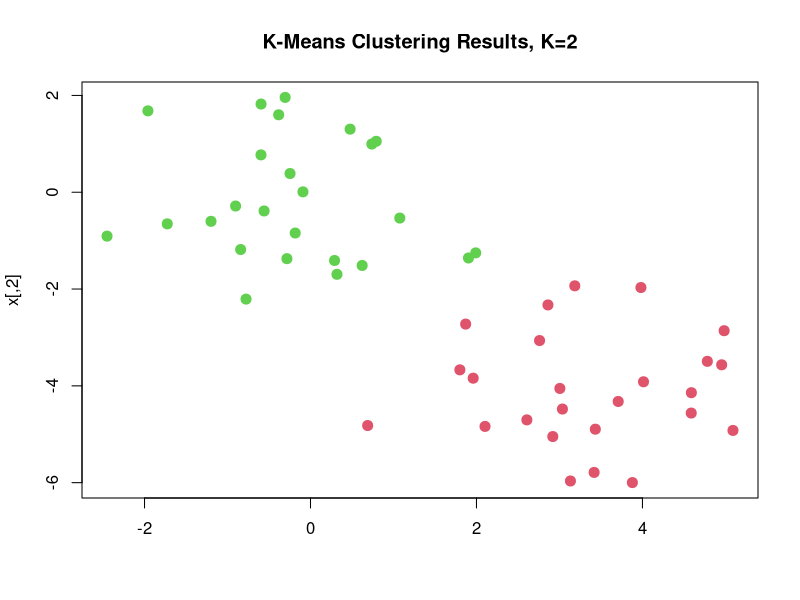
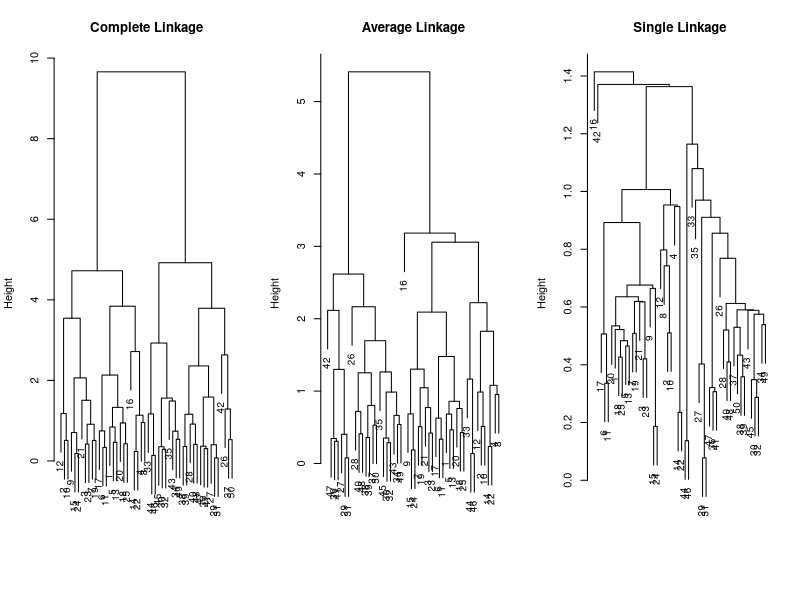
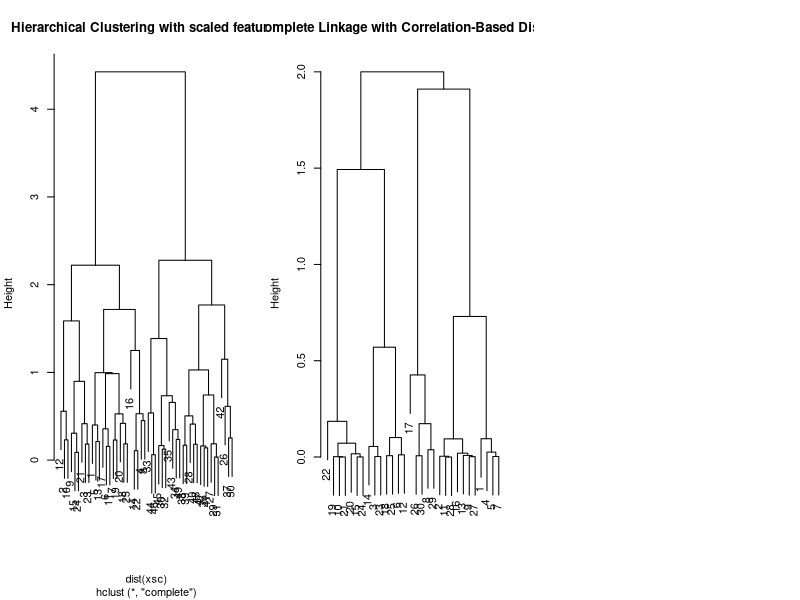

Write R code to recreate these figures, in order.
## ---- chunk 1
knitr::opts_chunk$set(echo = TRUE)
## ---- chunk 2
set.seed(2)
x <- matrix(rnorm(50*2), ncol=2)
x[1:25, 1] = x[1:25, 1] + 3
x[1:25, 2] = x[1:25, 2] - 4
## ---- chunk 3
km.out <- kmeans(x, 2, nstart = 20)
km.out$cluster
## ---- chunk 4
plot(x, col=(km.out$cluster + 1), 
     main = "K-Means Clustering Results, K=2", 
     xlab = "", pch=20, cex=2)
## ---- chunk 5
set.seed(4)
km.out <- kmeans(x, 3, nstart = 20)
km.out
## ---- chunk 6
set.seed(3)
km.out <- kmeans(x, 3, nstart = 1)
km.out$tot.withinss
## ---- chunk 7
hc.complete <- hclust(dist(x), method = "complete")
## ---- chunk 8
hc.average <- hclust(dist(x), method = "average")
hc.single <- hclust(dist(x), method = "single")
## ---- chunk 9
par(mfrow=c(1, 3))
plot(hc.complete, main = "Complete Linkage", xlab = "", sub = "", cex=0.9)
plot(hc.average, main = "Average Linkage", xlab = "", sub = "", cex=0.9)
plot(hc.single, main = "Single Linkage", xlab = "", sub = "", cex=0.9)
## ---- chunk 10
cutree(hc.complete, 2)
## ---- chunk 11
cutree(hc.average, 2)
## ---- chunk 12
cutree(hc.single, 4)
## ---- chunk 13
xsc <- scale(x)
plot(hclust(dist(xsc), method = "complete"), main="Hierarchical Clustering with scaled features")
## ---- chunk 14
x <- matrix(rnorm(30*3), ncol = 3)
dd <- as.dist(1-cor(t(x)))
plot(hclust(dd, method = "complete"), main="Complete Linkage with Correlation-Based Distance", xlab="", sub="")
